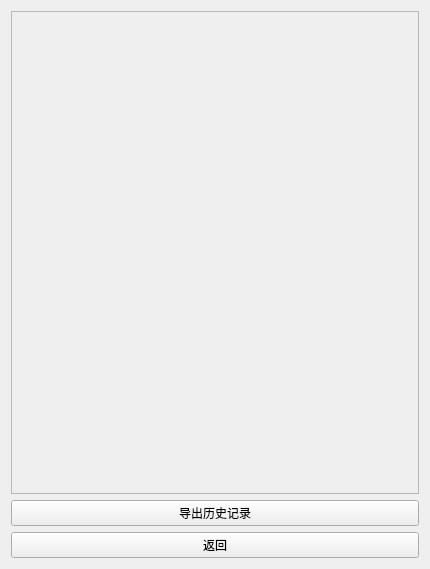
<?xml version="1.0" encoding="UTF-8"?>
<ui version="4.0">
 <class>PageHistory</class>
 <widget class="QWidget" name="PageHistory">
  <property name="geometry">
   <rect>
    <x>0</x>
    <y>0</y>
    <width>430</width>
    <height>569</height>
   </rect>
  </property>
  <property name="windowTitle">
   <string>Form</string>
  </property>
  <layout class="QVBoxLayout" name="verticalLayout">
   <item>
    <widget class="QScrollArea" name="scrollArea">
     <property name="widgetResizable">
      <bool>true</bool>
     </property>
     <widget class="QWidget" name="scrollAreaWidgetContents">
      <property name="geometry">
       <rect>
        <x>0</x>
        <y>0</y>
        <width>410</width>
        <height>491</height>
       </rect>
      </property>
      <layout class="QVBoxLayout" name="lay_main"/>
     </widget>
    </widget>
   </item>
   <item>
    <widget class="QPushButton" name="btn_export_history">
     <property name="text">
      <string>导出历史记录</string>
     </property>
    </widget>
   </item>
   <item>
    <widget class="QPushButton" name="btn_back">
     <property name="text">
      <string>返回</string>
     </property>
    </widget>
   </item>
  </layout>
 </widget>
 <resources/>
 <connections/>
</ui>
